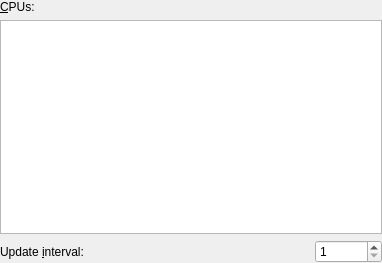
<ui version="4.0" >
 <class>config</class>
 <widget class="QWidget" name="config" >
  <property name="geometry" >
   <rect>
    <x>0</x>
    <y>0</y>
    <width>382</width>
    <height>263</height>
   </rect>
  </property>
  <property name="styleSheet" >
   <string notr="true" />
  </property>
  <layout class="QVBoxLayout" >
   <property name="margin" >
    <number>0</number>
   </property>
   <item>
    <widget class="QLabel" name="label" >
     <property name="text" >
      <string>&amp;CPUs:</string>
     </property>
     <property name="buddy" >
      <cstring>treeView</cstring>
     </property>
    </widget>
   </item>
   <item>
    <widget class="QTreeView" name="treeView" >
     <property name="rootIsDecorated" >
      <bool>false</bool>
     </property>
     <property name="uniformRowHeights" >
      <bool>true</bool>
     </property>
     <property name="sortingEnabled" >
      <bool>true</bool>
     </property>
    </widget>
   </item>
   <item>
    <layout class="QHBoxLayout" >
     <item>
      <widget class="QLabel" name="label_2" >
       <property name="text" >
        <string>Update &amp;interval:</string>
       </property>
       <property name="buddy" >
        <cstring>intervalSpinBox</cstring>
       </property>
      </widget>
     </item>
     <item>
      <spacer>
       <property name="orientation" >
        <enum>Qt::Horizontal</enum>
       </property>
       <property name="sizeHint" stdset="0" >
        <size>
         <width>40</width>
         <height>20</height>
        </size>
       </property>
      </spacer>
     </item>
     <item>
      <widget class="QSpinBox" name="intervalSpinBox" >
       <property name="minimum" >
        <number>1</number>
       </property>
       <property name="maximum" >
        <number>525600</number>
       </property>
       <property name="value" >
        <number>1</number>
       </property>
      </widget>
     </item>
    </layout>
   </item>
  </layout>
 </widget>
 <resources/>
 <connections/>
</ui>
